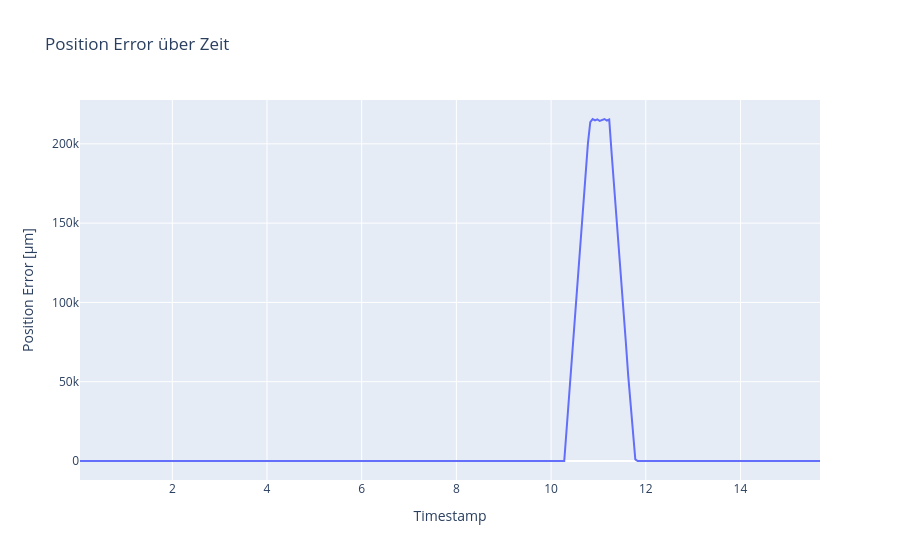

The notebook cell this image was saved under:
### Markdown cell above
Plot distance error

### Code cell
act_j, com_j, timestamps = get_arrays()
pos_err, rpy_act, rpy_com = get_errors(act_j, com_j)

# 1) DataFrame anlegen
df = pd.DataFrame({
    'timestamp': timestamps,
    'error_um': pos_err
})

# 2) Interaktiven Linienplot
fig = px.line(
    df,
    x='timestamp',
    y='error_um',
    title="Position Error über Zeit",
    labels={
        'timestamp': 'Timestamp',
        'error_um': 'Position Error [µm]'
    }
)

# 3) Achsen-Datumsformat nach Wunsch
fig.update_xaxes(
    tickformat="%H:%M:%S\n%d-%m-%Y",
    # rangeslider_visible=True     # kleiner Slider unten für grobes Zoomen
)

fig.show()

### Figure 1 — Plotly figure (JSON) as saved in the notebook; plotly's stock layout.template omitted (floating-point values rounded to 4 significant figures; data arrays with more than 128 entries replaced by an {"elided": "..."} marker saying what was removed)
{"data": [{"hovertemplate": "Timestamp=%{x}<br>Position Error [µm]=%{y}<extra></extra>", "legendgroup": "", "line": {"color": "#636efa", "dash": "solid"}, "marker": {"symbol": "circle"}, "mode": "lines", "name": "", "orientation": "v", "showlegend": false, "type": "scatter", "x": {"elided": "309 float values"}, "xaxis": "x", "y": {"elided": "309 float values"}, "yaxis": "y"}], "layout": {"legend": {"tracegroupgap": 0}, "title": {"text": "Position Error über Zeit"}, "xaxis": {"anchor": "y", "domain": [0, 1], "tickformat": "%H:%M:%S\n%d-%m-%Y", "title": {"text": "Timestamp"}}, "yaxis": {"anchor": "x", "domain": [0, 1], "title": {"text": "Position Error [µm]"}}}}
